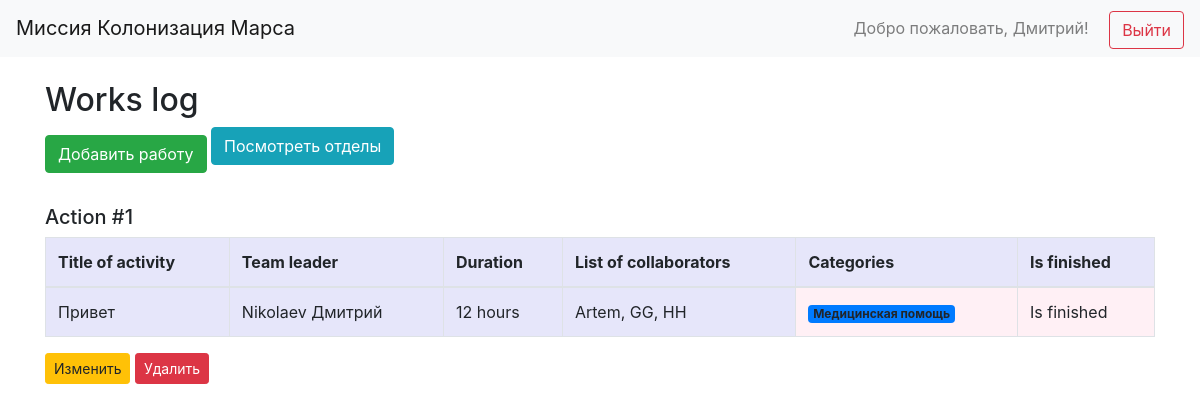
The page / (signed in) on the database its author committed.
### data/users.py (models this page shows, shortened)
class User(SqlAlchemyBase, UserMixin):
    __tablename__ = 'users'
    id = sqlalchemy.Column(sqlalchemy.Integer, primary_key=True, autoincrement=True)
    email = sqlalchemy.Column(sqlalchemy.String, index=True, unique=True, nullable=True)
    hashed_password = sqlalchemy.Column(sqlalchemy.String, nullable=True)
    created_date = sqlalchemy.Column(sqlalchemy.DateTime, default=datetime.datetime.now)
    name = sqlalchemy.Column(sqlalchemy.String, nullable=True)
    surname = sqlalchemy.Column(sqlalchemy.String, nullable=True)
    age = sqlalchemy.Column(sqlalchemy.Integer, nullable=True)
    position = sqlalchemy.Column(sqlalchemy.String, nullable=True)
    speciality = sqlalchemy.Column(sqlalchemy.String, nullable=True)
    address = sqlalchemy.Column(sqlalchemy.String, nullable=True)
    about = sqlalchemy.Column(sqlalchemy.String, nullable=True)

### data/jobs.py (models this page shows)
class Jobs(SqlAlchemyBase):
    __tablename__ = 'jobs'
    id = sqlalchemy.Column(sqlalchemy.Integer, primary_key=True, autoincrement=True)
    team_leader = sqlalchemy.Column(sqlalchemy.Integer, sqlalchemy.ForeignKey("users.id"))
    job = sqlalchemy.Column(sqlalchemy.String, nullable=True)
    work_size = sqlalchemy.Column(sqlalchemy.Integer, nullable=True)
    collaborators = sqlalchemy.Column(sqlalchemy.String, nullable=True)
    start_date = sqlalchemy.Column(sqlalchemy.DateTime, nullable=True)
    is_finished = sqlalchemy.Column(sqlalchemy.Boolean, nullable=True)
    user = orm.relationship("User")
    categories = orm.relationship("Category", secondary=association_table, back_populates="jobs")

### data/categories.py (models this page shows)
class Category(SqlAlchemyBase):
    __tablename__ = 'categories'
    id = sqlalchemy.Column(sqlalchemy.Integer, primary_key=True, autoincrement=True)
    name = sqlalchemy.Column(sqlalchemy.String, nullable=False, unique=True)
    jobs = orm.relationship('Jobs', secondary='association', back_populates='categories')

### main.py (the view)
@app.route("/")
def index():
    with db_session.create_session() as db_sess:
        jobs = db_sess.query(Jobs).all()
        return render_template("work_log.html", jobs=jobs)

### data/db_session.py (called while the page is built)
def create_session() -> Session:
    global __factory
    return __factory()

### main.py (called while the page is built)
@login_manager.user_loader
def load_user(user_id):
    with db_session.create_session() as session:
        return session.get(User, int(user_id))

### templates/work_log.html
{% extends "base.html" %}
{% block content %}
  {% if current_user.is_authenticated %}
    <h2>Works log</h2>
    <div class="mb-4">
      <a href="/add_job" class="btn btn-success">Добавить работу</a>
      <a href="/departments" class="btn btn-info mb-3">Посмотреть отделы</a>
    </div>
    {% for job in jobs %}
      <h5 class="mt-4">Action #{{ job.id }}</h5>
      <table class="table table-bordered" style="background-color: lavender;">
        <thead>
          <tr>
            <th>Title of activity</th>
            <th>Team leader</th>
            <th>Duration</th>
            <th>List of collaborators</th>
            <th>Categories</th>
            <th>Is finished</th>
          </tr>
        </thead>
        <tbody>
          <tr>
            <td>{{ job.job }}</td>
            <td>{{ job.user.surname }} {{ job.user.name }}</td>
            <td>{{ job.work_size }} hours</td>
            <td>{{ job.collaborators }}</td>
            <td style="background-color: lavenderblush;">
              {% if job.categories %}
                {% for cat in job.categories %}
                  <span class="badge bg-primary">{{ cat.name }}</span>
                {% endfor %}
              {% else %}
                No categories
              {% endif %}
            </td>
            <td style="background-color: lavenderblush;">
              {% if job.is_finished %}
                Is finished
              {% else %}
                Is not finished
              {% endif %}
            </td>
          </tr>
        </tbody>
      </table>
      {% if current_user.id == job.team_leader or current_user.id == 1 %}
        <div class="mb-4">
          <a href="/jobs/{{ job.id }}/edit" class="btn btn-warning btn-sm">Изменить</a>
          <form action="/jobs/{{ job.id }}/delete" method="post" style="display:inline;">
            <button type="submit" class="btn btn-danger btn-sm">Удалить</button>
          </form>
        </div>
      {% endif %}
    {% endfor %}
  {% else %}
    <h2 class="text-center">Войдите, чтобы увидеть список работ</h2>
  {% endif %}
{% endblock %}

### templates/base.html (shortened to what this page needs)
<!doctype html>
<html lang="ru">
<head>
  <link rel="stylesheet"
        href="https://stackpath.bootstrapcdn.com/bootstrap/4.4.1/css/bootstrap.min.css"
>
</head>
<body class="d-flex flex-column h-100">
  <header>
    <nav class="navbar navbar-light bg-light justify-content-between">
      <a class="navbar-brand" href="/">Миссия Колонизация Марса</a>
      <div>
        {% if current_user.is_authenticated %}
          <span class="navbar-text mr-3">
            Добро пожаловать, {{ current_user.name }}!
          </span>
          <a class="btn btn-outline-danger" href="/logout">Выйти</a>
        {% else %}
          <a class="btn btn-outline-primary mr-2" href="/login">Войти</a>
          <a class="btn btn-outline-success" href="/register">Регистрация</a>
        {% endif %}
      </div>
    </nav>
  </header>
  <main role="main" class="container my-4">
    {% block content %}{% endblock %}
  </main>
</body>
</html>

### rows shown on the page
User: name "Дмитрий"
Jobs: id "1", job "Привет", user.surname "Nikolaev", user.name "Дмитрий", work_size "12", collaborators "Artem, GG, HH", is_finished "Is finished"
Category: name "Медицинская помощь"
